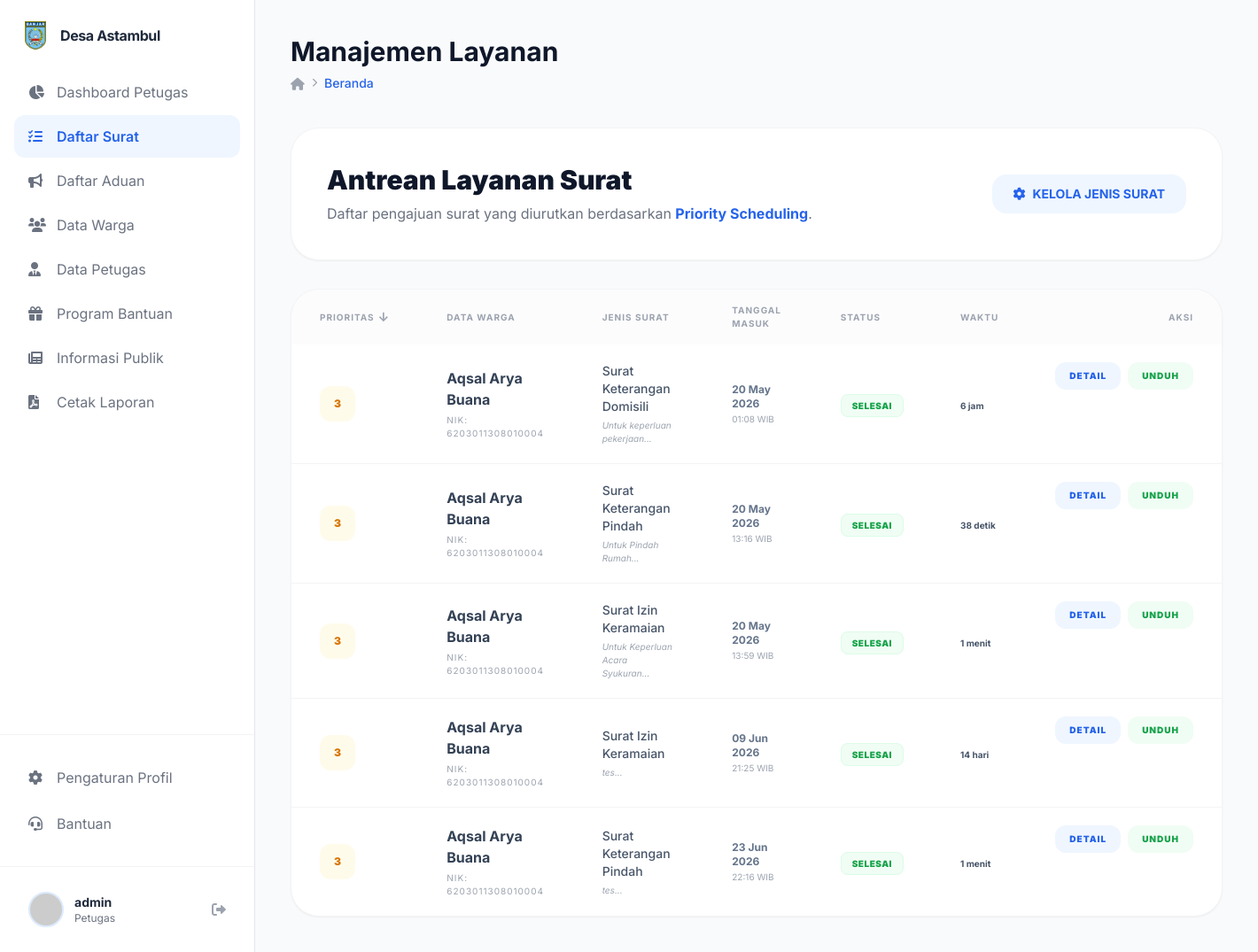
Page /public/layanan/admin (signed in) on the committed database.
### tables this page shows
CREATE TABLE `pengajuan_surat` (
  `id_pengajuan` int NOT NULL,
  `id_warga` int NOT NULL,
  `id_jenis_surat` int NOT NULL,
  `no_surat` varchar(30) DEFAULT NULL,
  `keperluan` text,
  `file_berkas` varchar(255) DEFAULT NULL,
  `nilai_prioritas` int DEFAULT '0',
  `status` enum('menunggu','diproses','selesai','ditolak') NOT NULL DEFAULT 'menunggu',
  `catatan_penolakan` text,
  `id_petugas_verif` int DEFAULT NULL,
  `id_kades_ttd` int DEFAULT NULL,
  `tanggal_pengajuan` datetime NOT NULL DEFAULT CURRENT_TIMESTAMP,
  `tanggal_verif` datetime DEFAULT NULL,
  `tanggal_selesai` datetime DEFAULT NULL,
  `created_at` datetime NOT NULL DEFAULT CURRENT_TIMESTAMP,
  `updated_at` datetime NOT NULL DEFAULT CURRENT_TIMESTAMP ON UPDATE CURRENT_TIMESTAMP,
  `qr_token` varchar(100) DEFAULT NULL,
  `qr_url` varchar(255) DEFAULT NULL,
  `is_verified` tinyint(1) DEFAULT '0',
  `prioritas` int DEFAULT '0',
  `waktu_proses` datetime DEFAULT NULL
);

CREATE TABLE `warga` (
  `id_warga` int NOT NULL,
  `nik` varchar(16) DEFAULT NULL,
  `nama_lengkap` varchar(100) DEFAULT NULL,
  `tempat_lahir` varchar(50) DEFAULT NULL,
  `tanggal_lahir` date DEFAULT NULL,
  `jenis_kelamin` enum('L','P') DEFAULT NULL COMMENT 'L = Laki-laki, P = Perempuan',
  `alamat` text,
  `rt_rw` varchar(10) DEFAULT NULL,
  `pekerjaan` varchar(50) DEFAULT NULL,
  `penghasilan` decimal(12,2) DEFAULT NULL,
  `jumlah_tanggungan` int DEFAULT NULL,
  `kondisi_rumah` enum('layak','kurang_layak','tidak_layak') DEFAULT NULL,
  `status_kawin` enum('kawin','belum_kawin','cerai') DEFAULT NULL,
  `created_at` datetime DEFAULT NULL,
  `updated_at` datetime DEFAULT NULL
);

CREATE TABLE `jenis_surat` (
  `id_jenis_surat` int NOT NULL,
  `kode_surat` varchar(10) DEFAULT NULL,
  `nama_surat` varchar(100) DEFAULT NULL,
  `template_file` varchar(255) DEFAULT NULL,
  `prioritas` int DEFAULT NULL,
  `keterangan` text,
  `created_at` datetime DEFAULT CURRENT_TIMESTAMP,
  `updated_at` datetime DEFAULT CURRENT_TIMESTAMP ON UPDATE CURRENT_TIMESTAMP
);

### app/views/layanan/admin.php (the view, shortened to what the rows shown need)
<div class="space-y-8">
    <div class="bg-white p-10 rounded-[32px] shadow-sm border border-gray-100 flex flex-col md:flex-row justify-between items-start md:items-center gap-6">
        <div>
            <h2 class="text-3xl font-black text-slate-900 mb-2">Antrean Layanan Surat</h2>
        </div>
    </div>
    <div class="bg-white rounded-[32px] shadow-sm border border-gray-100 overflow-hidden">
        <div class="overflow-x-auto">
            <table class="w-full text-left border-collapse">
                <thead class="bg-gray-50/50">
                    <tr>
                        <th class="px-8 py-4 text-[10px] font-bold text-gray-400 uppercase tracking-widest">
                            <?php
                                $new_order = ($data['sort_by'] == 'prioritas' && $data['sort_order'] == 'DESC') ? 'ASC' : 'DESC';
                            ?>
                            <a href="?sort_by=prioritas&sort_order=<?= $new_order ?>" class="flex items-center gap-1 hover:text-gray-700 transition">
                                Prioritas
                                <?php if ($data['sort_by'] == 'prioritas'): ?>
                                    <span class="text-sm"><?= $data['sort_order'] == 'DESC' ? '↓' : '↑' ?></span>
                                <?php endif; ?>
                            </a>
                        </th>
                        <th class="px-8 py-4 text-[10px] font-bold text-gray-400 uppercase tracking-widest">
                            <?php
                                $new_order = ($data['sort_by'] == 'nama_lengkap' && $data['sort_order'] == 'ASC') ? 'DESC' : 'ASC';
                            ?>
                            <a href="?sort_by=nama_lengkap&sort_order=<?= $new_order ?>" class="flex items-center gap-1 hover:text-gray-700 transition">
                                Data Warga
                            </a>
                        </th>
                        <th class="px-8 py-4 text-[10px] font-bold text-gray-400 uppercase tracking-widest">
                            <?php
                                $new_order = ($data['sort_by'] == 'nama_surat' && $data['sort_order'] == 'ASC') ? 'DESC' : 'ASC';
                            ?>
                            <a href="?sort_by=nama_surat&sort_order=<?= $new_order ?>" class="flex items-center gap-1 hover:text-gray-700 transition">
                                Jenis Surat
                            </a>
                        </th>
                        <th class="px-8 py-4 text-[10px] font-bold text-gray-400 uppercase tracking-widest">
                            <?php
                                $new_order = ($data['sort_by'] == 'tanggal_pengajuan' && $data['sort_order'] == 'DESC') ? 'ASC' : 'DESC';
                            ?>
                            <a href="?sort_by=tanggal_pengajuan&sort_order=<?= $new_order ?>" class="flex items-center gap-1 hover:text-gray-700 transition">
                                Tanggal Masuk
                            </a>
                        </th>
                        <th class="px-8 py-4 text-[10px] font-bold text-gray-400 uppercase tracking-widest">
                            <?php
                                $new_order = ($data['sort_by'] == 'status' && $data['sort_order'] == 'ASC') ? 'DESC' : 'ASC';
                            ?>
                            <a href="?sort_by=status&sort_order=<?= $new_order ?>" class="flex items-center gap-1 hover:text-gray-700 transition">
                                Status
                            </a>
                        </th>
                        <th class="px-8 py-4 text-[10px] font-bold text-gray-400 uppercase tracking-widest">Waktu</th>
                        <th class="px-8 py-4 text-[10px] font-bold text-gray-400 uppercase tracking-widest text-right">Aksi</th>
                    </tr>
                </thead>
                <tbody class="divide-y divide-gray-100">
                    <?php if(empty($data['pengajuan'])): ?>
                        <tr>
                            <td colspan="6" class="px-8 py-12 text-center text-gray-500 italic">Belum ada antrean pengajuan surat.</td>
                        </tr>
                    <?php else: ?>
                        <?php foreach($data['pengajuan'] as $p): ?>
                            <tr class="hover:bg-gray-50/50 transition">
                                <td class="px-8 py-5">
                                    <div class="flex items-center space-x-2">
                                        <div class="w-10 h-10 rounded-xl flex items-center justify-center font-black text-xs <?= $p['prioritas'] >= 6 ? 'bg-rose-50 text-rose-600' : ($p['prioritas'] >= 3 ? 'bg-amber-50 text-amber-600' : 'bg-blue-50 text-blue-600'); ?>">
                                            <?= $p['prioritas']; ?>
                                        </div>
                                    </div>
                                </td>
                                <td class="px-8 py-5">
                                    <div class="font-bold text-slate-700"><?= $p['nama_lengkap']; ?></div>
                                    <div class="text-[10px] text-gray-400 uppercase tracking-widest mt-1">NIK: <?= $p['nik']; ?></div>
                                </td>
                                <td class="px-8 py-5">
                                    <div class="text-sm font-medium text-slate-600"><?= $p['nama_surat']; ?></div>
                                    <div class="text-[10px] text-gray-400 italic mt-1"><?= substr($p['keperluan'], 0, 30); ?>...</div>
                                </td>
                                <td class="px-8 py-5">
                                    <div class="text-xs font-bold text-slate-500"><?= date('d M Y', strtotime($p['tanggal_pengajuan'])); ?></div>
                                    <div class="text-[10px] text-gray-400 mt-0.5"><?= date('H:i', strtotime($p['tanggal_pengajuan'])); ?> WIB</div>
                                </td>
                                <td class="px-8 py-5">
                                    <?php
                                        $statusStyles = [
                                            'menunggu' => 'bg-blue-50 text-blue-600 border-blue-100',
                                            'diproses' => 'bg-amber-50 text-amber-600 border-amber-100',
                                            'selesai' => 'bg-green-50 text-green-600 border-green-100',
                                            'ditolak' => 'bg-rose-50 text-rose-600 border-rose-100'
                                        ];
                                        $style = $statusStyles[$p['status']] ?? 'bg-gray-50 text-gray-600 border-gray-100';
                                    ?>
                                    <span class="px-3 py-1.5 text-[10px] font-black rounded-lg border uppercase tracking-wider <?= $style; ?>">
                                        <?= $p['status']; ?>
                                    </span>
                                </td>
                                <td class="px-8 py-5">
                                    <span class="text-[10px] font-bold text-slate-600 elapsed-time" data-start-time="<?= htmlspecialchars($p['tanggal_pengajuan']); ?>" data-status="<?= htmlspecialchars($p['status']); ?>" data-end-time="<?= htmlspecialchars($p['tanggal_selesai'] ?? ''); ?>">
                                    </span>
                                </td>
                                <td class="px-8 py-5 text-right flex justify-end items-center gap-2">
                                    <button
                                        type="button"
                                        class="px-4 py-2 bg-blue-50 text-blue-600 rounded-xl font-black text-[10px] uppercase tracking-widest hover:bg-blue-100 transition flex items-center"
                                        data-action="detail-surat"
                                        data-id="<?= (int)$p['id_pengajuan']; ?>"
                                        data-nik="<?= htmlspecialchars($p['nik'], ENT_QUOTES); ?>"
                                        data-nama="<?= htmlspecialchars($p['nama_lengkap'], ENT_QUOTES); ?>"
                                        data-jenis="<?= htmlspecialchars($p['nama_surat'], ENT_QUOTES); ?>"
                                        data-keperluan="<?= htmlspecialchars($p['keperluan'] ?? '', ENT_QUOTES); ?>"
                                        data-status="<?= htmlspecialchars($p['status'], ENT_QUOTES); ?>"
                                        data-tanggal="<?= htmlspecialchars($p['tanggal_pengajuan'] ?? '-', ENT_QUOTES); ?>"
                                        data-nosurat="<?= htmlspecialchars($p['no_surat'] ?? '-', ENT_QUOTES); ?>"
                                        data-catatan="<?= htmlspecialchars($p['catatan_penolakan'] ?? '-', ENT_QUOTES); ?>"
                                        data-berkas="<?= htmlspecialchars($p['file_berkas'] ?? '', ENT_QUOTES); ?>"
                                        data-prioritas="<?= (int)$p['prioritas']; ?>">
                                        Detail
                                    </button>
                                    <?php if($_SESSION['user']['level'] == 'kades' && $p['status'] == 'diproses'): ?>
                                        <button onclick="openModalStatus(<?= $p['id_pengajuan']; ?>, 'selesai')" class="px-4 py-2 bg-blue-600 text-white rounded-xl font-black text-[10px] uppercase tracking-widest hover:bg-blue-700 transition shadow-lg shadow-blue-100 flex items-center">
                                            Tanda Tangani
                                        </button>
                                    <?php elseif($_SESSION['user']['level'] == 'petugas' && $p['status'] == 'menunggu'): ?>
                                        <button onclick="openModalStatus(<?= $p['id_pengajuan']; ?>)" class="px-4 py-2 bg-slate-900 text-white rounded-xl font-black text-[10px] uppercase tracking-widest hover:bg-slate-800 transition flex items-center">
                                            Verifikasi
                                        </button>
                                    <?php elseif($p['status'] == 'selesai'): ?>
                                        <a href="<?= BASEURL; ?>/layanan/unduh/<?= $p['id_pengajuan']; ?>" target="_blank" class="px-4 py-2 bg-green-50 text-green-600 rounded-xl font-black text-[10px] uppercase tracking-widest hover:bg-green-100 transition flex items-center">
                                            Unduh
                                        </a>
                                    <?php endif; ?>
                                </td>
                            </tr>
                        <?php endforeach; ?>
                    <?php endif; ?>
                </tbody>
            </table>
        </div>
    </div>
</div>

### rows in the picture
pengajuan_surat: prioritas "3", id_warga.nama_lengkap "Aqsal Arya Buana", id_warga.nik "6203011308010004", id_jenis_surat.nama_surat "Surat Keterangan Domisili", keperluan "Untuk keperluan pekerjaan", tanggal_pengajuan "20 May 2026", tanggal_pengajuan "01:08", status "SELESAI"
pengajuan_surat: prioritas "3", id_warga.nama_lengkap "Aqsal Arya Buana", id_warga.nik "6203011308010004", id_jenis_surat.nama_surat "Surat Keterangan Pindah", keperluan "Untuk Pindah Rumah", tanggal_pengajuan "20 May 2026", tanggal_pengajuan "13:16", status "SELESAI"
pengajuan_surat: prioritas "3", id_warga.nama_lengkap "Aqsal Arya Buana", id_warga.nik "6203011308010004", id_jenis_surat.nama_surat "Surat Izin Keramaian", keperluan "Untuk Keperluan Acara Syukuran", tanggal_pengajuan "20 May 2026", tanggal_pengajuan "13:59", status "SELESAI"
pengajuan_surat: prioritas "3", id_warga.nama_lengkap "Aqsal Arya Buana", id_warga.nik "6203011308010004", id_jenis_surat.nama_surat "Surat Izin Keramaian", keperluan "tes", tanggal_pengajuan "09 Jun 2026", tanggal_pengajuan "21:25", status "SELESAI"
pengajuan_surat: prioritas "3", id_warga.nama_lengkap "Aqsal Arya Buana", id_warga.nik "6203011308010004", id_jenis_surat.nama_surat "Surat Keterangan Pindah", keperluan "tes", tanggal_pengajuan "23 Jun 2026", tanggal_pengajuan "22:16", status "SELESAI"

### other values in the picture
$_SESSION['user']['nik'] "admin"
$level "Petugas"
$data['judul'] "Manajemen Layanan"
